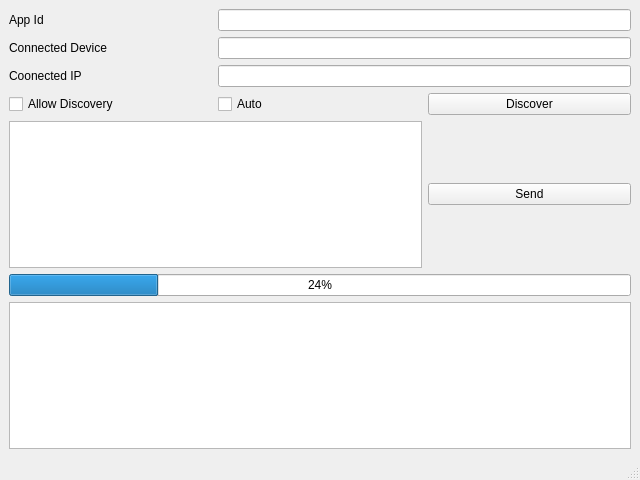
<?xml version="1.0" encoding="UTF-8"?>
<ui version="4.0">
 <class>MainWindow</class>
 <widget class="QMainWindow" name="MainWindow">
  <property name="geometry">
   <rect>
    <x>0</x>
    <y>0</y>
    <width>640</width>
    <height>480</height>
   </rect>
  </property>
  <property name="windowTitle">
   <string>MainWindow</string>
  </property>
  <widget class="QWidget" name="centralwidget">
   <layout class="QVBoxLayout" name="verticalLayout">
    <item>
     <layout class="QGridLayout" name="gridLayout">
      <item row="4" column="2">
       <widget class="QPushButton" name="discoverBtn">
        <property name="text">
         <string>Discover</string>
        </property>
       </widget>
      </item>
      <item row="7" column="0" colspan="3">
       <widget class="QTextEdit" name="messageDisplay"/>
      </item>
      <item row="0" column="1" colspan="2">
       <widget class="QLineEdit" name="appIdInput"/>
      </item>
      <item row="3" column="0">
       <widget class="QLabel" name="coonnectedIPLabel">
        <property name="text">
         <string>Coonected IP</string>
        </property>
       </widget>
      </item>
      <item row="5" column="2">
       <widget class="QPushButton" name="sendBtn">
        <property name="text">
         <string>Send</string>
        </property>
       </widget>
      </item>
      <item row="6" column="0" colspan="3">
       <widget class="QProgressBar" name="transferProgressBar">
        <property name="value">
         <number>24</number>
        </property>
        <property name="alignment">
         <set>Qt::AlignCenter</set>
        </property>
        <property name="textVisible">
         <bool>true</bool>
        </property>
        <property name="invertedAppearance">
         <bool>false</bool>
        </property>
        <property name="textDirection">
         <enum>QProgressBar::BottomToTop</enum>
        </property>
       </widget>
      </item>
      <item row="1" column="0">
       <widget class="QLabel" name="connectedDeviceLabel">
        <property name="text">
         <string>Connected Device</string>
        </property>
       </widget>
      </item>
      <item row="5" column="0" colspan="2">
       <widget class="QListWidget" name="selectedFileListWidget"/>
      </item>
      <item row="0" column="0">
       <widget class="QLabel" name="appIdLabel">
        <property name="text">
         <string>App Id</string>
        </property>
       </widget>
      </item>
      <item row="1" column="1" colspan="2">
       <widget class="QLineEdit" name="coonectedDeviceDisplay">
        <property name="readOnly">
         <bool>true</bool>
        </property>
       </widget>
      </item>
      <item row="3" column="1" colspan="2">
       <widget class="QLineEdit" name="coonectedIPInput">
        <property name="autoFillBackground">
         <bool>false</bool>
        </property>
        <property name="clearButtonEnabled">
         <bool>false</bool>
        </property>
       </widget>
      </item>
      <item row="4" column="0">
       <widget class="QCheckBox" name="allowDiscoveryCheckbox">
        <property name="text">
         <string>Allow Discovery</string>
        </property>
       </widget>
      </item>
      <item row="4" column="1">
       <widget class="QCheckBox" name="autoCheckBox">
        <property name="text">
         <string>Auto</string>
        </property>
        <property name="checked">
         <bool>false</bool>
        </property>
       </widget>
      </item>
     </layout>
    </item>
   </layout>
  </widget>
  <widget class="QMenuBar" name="menubar">
   <property name="geometry">
    <rect>
     <x>0</x>
     <y>0</y>
     <width>640</width>
     <height>26</height>
    </rect>
   </property>
  </widget>
  <widget class="QStatusBar" name="statusbar"/>
 </widget>
 <resources/>
 <connections/>
</ui>
